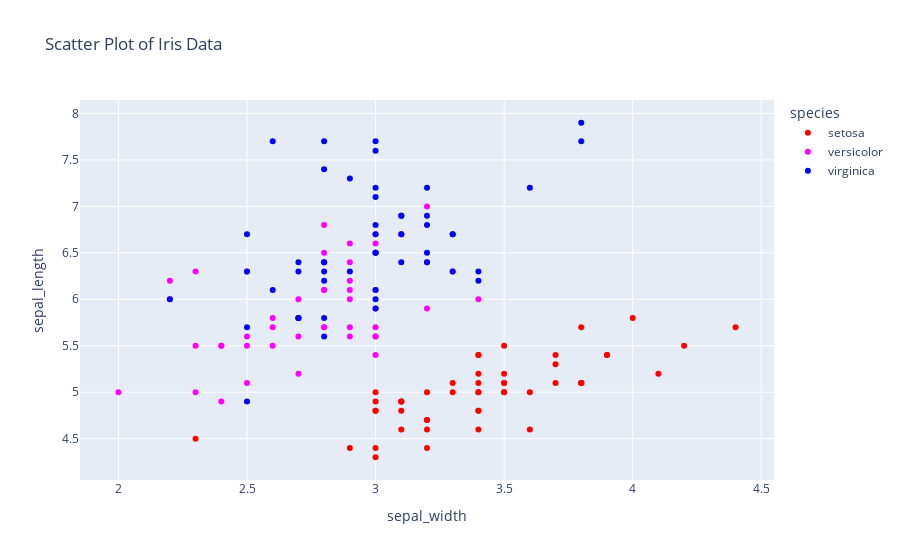

The cell this chart's notebook holds for it:
### Code cell
fig = px.scatter(
    data_frame=data, 
    x="sepal_width", 
    y="sepal_length", 
    color='species', 
    title='Scatter Plot of Iris Data',
    color_discrete_sequence=["red", "magenta", "blue"]
    )
fig.show()

### Figure 1 — Plotly figure (JSON) as saved in the notebook; plotly's stock layout.template omitted (floating-point values rounded to 4 significant figures)
{"data": [{"hovertemplate": "species=setosa<br>sepal_width=%{x}<br>sepal_length=%{y}<extra></extra>", "legendgroup": "setosa", "marker": {"color": "red", "symbol": "circle"}, "mode": "markers", "name": "setosa", "orientation": "v", "showlegend": true, "type": "scatter", "x": [3.5, 3, 3.2, 3.1, 3.6, 3.9, 3.4, 3.4, 2.9, 3.1, 3.7, 3.4, 3, 3, 4, 4.4, 3.9, 3.5, 3.8, 3.8, 3.4, 3.7, 3.6, 3.3, 3.4, 3, 3.4, 3.5, 3.4, 3.2, 3.1, 3.4, 4.1, 4.2, 3.1, 3.2, 3.5, 3.1, 3, 3.4, 3.5, 2.3, 3.2, 3.5, 3.8, 3, 3.8, 3.2, 3.7, 3.3], "xaxis": "x", "y": [5.1, 4.9, 4.7, 4.6, 5, 5.4, 4.6, 5, 4.4, 4.9, 5.4, 4.8, 4.8, 4.3, 5.8, 5.7, 5.4, 5.1, 5.7, 5.1, 5.4, 5.1, 4.6, 5.1, 4.8, 5, 5, 5.2, 5.2, 4.7, 4.8, 5.4, 5.2, 5.5, 4.9, 5, 5.5, 4.9, 4.4, 5.1, 5, 4.5, 4.4, 5, 5.1, 4.8, 5.1, 4.6, 5.3, 5], "yaxis": "y"}, {"hovertemplate": "species=versicolor<br>sepal_width=%{x}<br>sepal_length=%{y}<extra></extra>", "legendgroup": "versicolor", "marker": {"color": "magenta", "symbol": "circle"}, "mode": "markers", "name": "versicolor", "orientation": "v", "showlegend": true, "type": "scatter", "x": [3.2, 3.2, 3.1, 2.3, 2.8, 2.8, 3.3, 2.4, 2.9, 2.7, 2, 3, 2.2, 2.9, 2.9, 3.1, 3, 2.7, 2.2, 2.5, 3.2, 2.8, 2.5, 2.8, 2.9, 3, 2.8, 3, 2.9, 2.6, 2.4, 2.4, 2.7, 2.7, 3, 3.4, 3.1, 2.3, 3, 2.5, 2.6, 3, 2.6, 2.3, 2.7, 3, 2.9, 2.9, 2.5, 2.8], "xaxis": "x", "y": [7, 6.4, 6.9, 5.5, 6.5, 5.7, 6.3, 4.9, 6.6, 5.2, 5, 5.9, 6, 6.1, 5.6, 6.7, 5.6, 5.8, 6.2, 5.6, 5.9, 6.1, 6.3, 6.1, 6.4, 6.6, 6.8, 6.7, 6, 5.7, 5.5, 5.5, 5.8, 6, 5.4, 6, 6.7, 6.3, 5.6, 5.5, 5.5, 6.1, 5.8, 5, 5.6, 5.7, 5.7, 6.2, 5.1, 5.7], "yaxis": "y"}, {"hovertemplate": "species=virginica<br>sepal_width=%{x}<br>sepal_length=%{y}<extra></extra>", "legendgroup": "virginica", "marker": {"color": "blue", "symbol": "circle"}, "mode": "markers", "name": "virginica", "orientation": "v", "showlegend": true, "type": "scatter", "x": [3.3, 2.7, 3, 2.9, 3, 3, 2.5, 2.9, 2.5, 3.6, 3.2, 2.7, 3, 2.5, 2.8, 3.2, 3, 3.8, 2.6, 2.2, 3.2, 2.8, 2.8, 2.7, 3.3, 3.2, 2.8, 3, 2.8, 3, 2.8, 3.8, 2.8, 2.8, 2.6, 3, 3.4, 3.1, 3, 3.1, 3.1, 3.1, 2.7, 3.2, 3.3, 3, 2.5, 3, 3.4, 3], "xaxis": "x", "y": [6.3, 5.8, 7.1, 6.3, 6.5, 7.6, 4.9, 7.3, 6.7, 7.2, 6.5, 6.4, 6.8, 5.7, 5.8, 6.4, 6.5, 7.7, 7.7, 6, 6.9, 5.6, 7.7, 6.3, 6.7, 7.2, 6.2, 6.1, 6.4, 7.2, 7.4, 7.9, 6.4, 6.3, 6.1, 7.7, 6.3, 6.4, 6, 6.9, 6.7, 6.9, 5.8, 6.8, 6.7, 6.7, 6.3, 6.5, 6.2, 5.9], "yaxis": "y"}], "layout": {"legend": {"title": {"text": "species"}, "tracegroupgap": 0}, "title": {"text": "Scatter Plot of Iris Data"}, "xaxis": {"anchor": "y", "domain": [0, 1], "title": {"text": "sepal_width"}}, "yaxis": {"anchor": "x", "domain": [0, 1], "title": {"text": "sepal_length"}}}}
